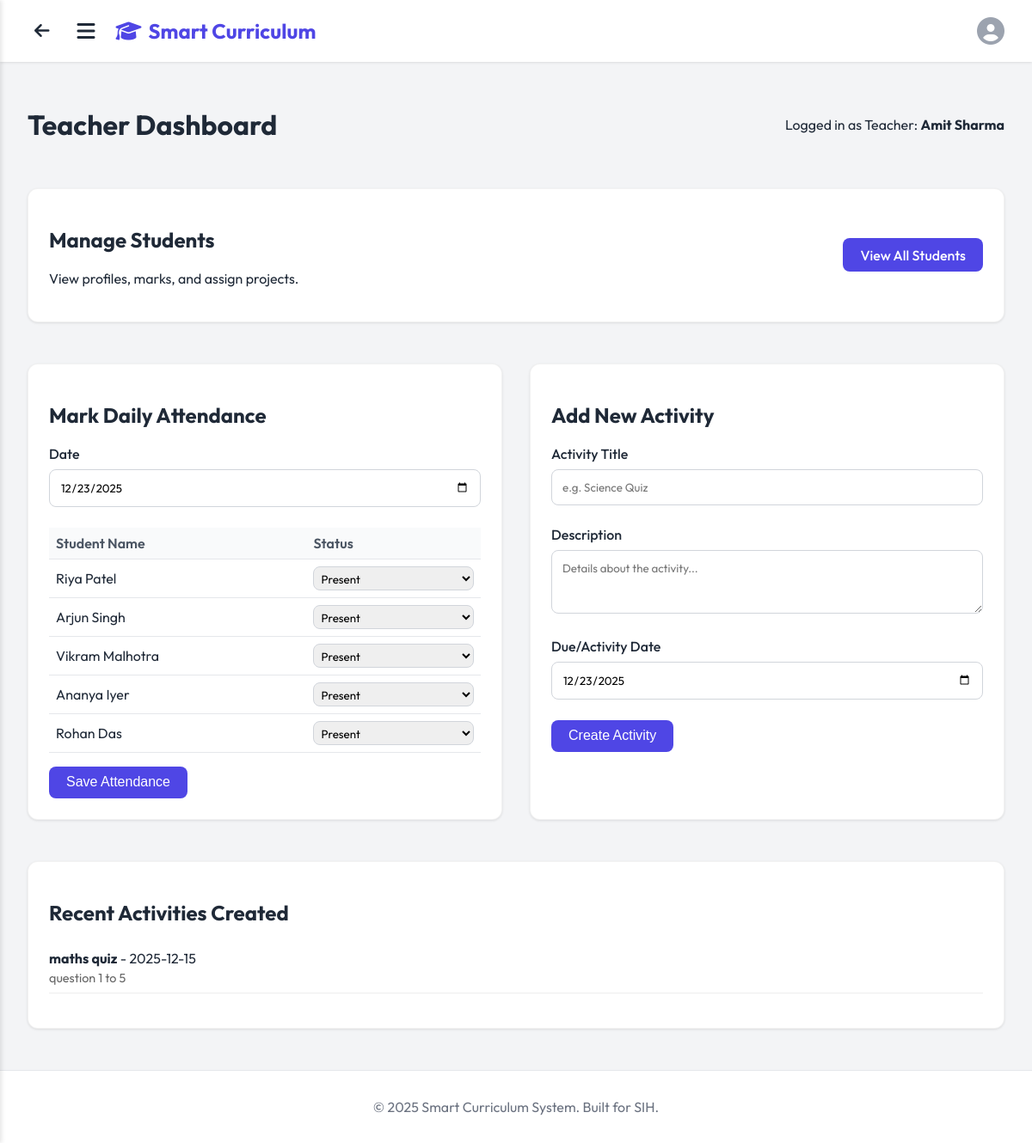
Screenshot of /teacher/dashboard (signed in) with the database file from the repository.
### models.py (models this page shows)
class User(db.Model):
    id = db.Column(db.Integer, primary_key=True)
    name = db.Column(db.String(100), nullable=False)
    email = db.Column(db.String(120), unique=True, nullable=False)
    password = db.Column(db.String(200), nullable=False)
    role = db.Column(db.String(20), nullable=False)  # 'teacher', 'student', 'parent'
    attendance_records = db.relationship('Attendance', backref='student', lazy=True)
    marks = db.relationship('Mark', backref='student', lazy=True)
    projects = db.relationship('Project', backref='student', lazy=True)
    children = db.relationship('User',
                               secondary=student_parent,
                               primaryjoin=(id == student_parent.c.parent_id),
                               secondaryjoin=(id == student_parent.c.student_id),
                               backref=db.backref('parents', lazy=True),
                               lazy=True)

class Activity(db.Model):
    id = db.Column(db.Integer, primary_key=True)
    title = db.Column(db.String(150), nullable=False)
    description = db.Column(db.Text, nullable=True)
    assigned_by = db.Column(db.Integer, db.ForeignKey('user.id'), nullable=False)
    date = db.Column(db.Date, nullable=False, default=datetime.utcnow)

### app.py (the view)
@app.route('/teacher/dashboard')
def teacher_dashboard():
    if 'user_id' not in session or session.get('role') != 'teacher':
        return redirect(url_for('login'))
    students = User.query.filter_by(role='student').all()
    activities = Activity.query.order_by(Activity.date.desc()).limit(5).all()
    date_string = datetime.utcnow().strftime('%Y-%m-%d')
    return render_template('teacher_dashboard.html', students=students, activities=activities, date_string=date_string)

### templates/teacher_dashboard.html (shortened to what this page needs)
{% extends "base.html" %}
{% block content %}
<div class="container">
    <div style="display: flex; justify-content: space-between; align-items: center; margin-bottom: 2rem;">
        <h1>Teacher Dashboard</h1>
        <div class="user-info">Logged in as Teacher: <strong>{{ session.get('name') }}</strong></div>
    </div>
    <div style="display: grid; grid-template-columns: 1fr 1fr; gap: 2rem;">
        <div class="card"
            style="grid-column: span 2; display: flex; justify-content: space-between; align-items: center;">
            <div>
                <h2>Manage Students</h2>
                <p>View profiles, marks, and assign projects.</p>
            </div>
            <a href="{{ url_for('student_list') }}" class="btn">View All Students</a>
        </div>
        <div class="card">
            <h2>Mark Daily Attendance</h2>
            <form action="{{ url_for('mark_attendance') }}" method="POST">
                <div class="input-group">
                    <label for="date">Date</label>
                    <input type="date" id="date" name="date" required value="{{ date_string }}">
                </div>
                <table style="width: 100%; border-collapse: collapse; margin-top: 1rem;">
                    <thead>
                        <tr style="text-align: left; background-color: #f9fafb;">
                            <th style="padding: 0.5rem;">Student Name</th>
                            <th style="padding: 0.5rem;">Status</th>
                        </tr>
                    </thead>
                    <tbody>
                        {% for student in students %}
                        <tr style="border-bottom: 1px solid #e5e7eb;">
                            <td style="padding: 0.5rem;">{{ student.name }}</td>
                            <td style="padding: 0.5rem;">
                                <select name="status_{{ student.id }}" style="padding: 0.25rem;">
                                    <option value="Present">Present</option>
                                </select>
                            </td>
                        </tr>
                        {% endfor %}
                    </tbody>
                </table>
                <button type="submit" class="btn" style="margin-top: 1rem;">Save Attendance</button>
            </form>
        </div>
        <div class="card">
            <h2>Add New Activity</h2>
            <form action="{{ url_for('add_activity') }}" method="POST">
                <div class="input-group">
                    <label for="title">Activity Title</label>
                    <input type="text" id="title" name="title" required placeholder="e.g. Science Quiz">
                </div>
                <div class="input-group">
                    <label for="description">Description</label>
                    <textarea id="description" name="description" rows="3"
                        placeholder="Details about the activity..."></textarea>
                </div>
                <div class="input-group">
                    <label for="activity_date">Due/Activity Date</label>
                    <input type="date" id="activity_date" name="date" required>
                </div>
                <button type="submit" class="btn">Create Activity</button>
            </form>
        </div>
    </div>
    <div class="card" style="margin-top: 2rem;">
        <h2>Recent Activities Created</h2>
        {% if activities %}
        <ul style="list-style: none; padding: 0;">
            {% for activity in activities %}
            <li style="padding: 0.5rem 0; border-bottom: 1px solid #eee;">
                <strong>{{ activity.title }}</strong> - {{ activity.date.strftime('%Y-%m-%d') }}
                <p style="margin: 0.25rem 0 0; color: #666; font-size: 0.9em;">{{ activity.description }}</p>
            </li>
            {% endfor %}
        </ul>
        {% else %}
        <p>No activities added yet.</p>
        {% endif %}
    </div>
</div>
{% endblock %}

### templates/base.html (shortened to what this page needs)
<!DOCTYPE html>
<html lang="en">
<head>
    <link rel="stylesheet" href="{{ url_for('static', filename='style.css') }}">
    <link rel="stylesheet" href="https://cdnjs.cloudflare.com/ajax/libs/font-awesome/6.4.0/css/all.min.css">
</head>
<body>
    <header>
        <div class="header-left">
            {% if request.path != '/' %}
            <div class="back-btn" onclick="goBack()">
                <i class="fas fa-arrow-left"></i>
            </div>
            {% endif %}
            {% if session.get('user_id') %}
            <div class="hamburger-menu" id="hamburger-menu">
                <i class="fas fa-bars"></i>
            </div>
            {% endif %}
            <a href="/" class="logo">
                <i class="fas fa-graduation-cap"></i> Smart Curriculum
            </a>
        </div>
        <div class="header-right">
            {% if session.get('user_id') %}
            <div class="profile-dropdown">
                <div class="profile-icon" id="profile-icon">
                    <i class="fas fa-user-circle"></i>
                </div>
            </div>
            {% else %}
            <a href="{{ url_for('login') }}" class="login-link"><i class="fas fa-user"></i> Login</a>
            {% endif %}
        </div>
    </header>
    <main>
        {% block content %}{% endblock %}
    </main>
    <footer>
        &copy; 2025 Smart Curriculum System. Built for SIH.
    </footer>
</body>
</html>

### static/style.css (style rules this page uses)
:root { --primary-color: #4f46e5; --primary-hover: #4338ca; --secondary-color: #ec4899; --bg-color: #f3f4f6; --text-color: #1f2937; --white: #ffffff; --glass-bg: rgba(255, 255, 255, 0.95); }
body { font-family: 'Outfit', 'Segoe UI', sans-serif; background-color: var(--bg-color); color: var(--text-color); margin: 0; display: flex; flex-direction: column; min-height: 100vh; }
header { background-color: var(--glass-bg); backdrop-filter: blur(10px); box-shadow: 0 1px 3px rgba(0, 0, 0, 0.1); padding: 1rem 2rem; display: flex; justify-content: space-between; align-items: center; position: sticky; top: 0; z-index: 100; }
.header-left, .header-right { display: flex; align-items: center; gap: 1.5rem; }
.back-btn { cursor: pointer; font-size: 1.25rem; color: var(--text-color); padding: 0.5rem; border-radius: 50%; transition: background 0.2s; display: flex; align-items: center; justify-content: center; }
.logo { font-size: 1.5rem; font-weight: 700; color: var(--primary-color); text-decoration: none; display: flex; align-items: center; gap: 0.5rem; }
.hamburger-menu { font-size: 1.5rem; cursor: pointer; color: var(--text-color); }
.profile-dropdown { position: relative; cursor: pointer; }
.profile-icon { font-size: 2rem; color: #9ca3af; transition: color 0.2s; }
main { flex: 1; padding: 2rem; max-width: 1200px; margin: 0 auto; width: 100%; box-sizing: border-box; }
.card, .detail-card { background: white; border-radius: 0.75rem; box-shadow: 0 1px 3px rgba(0, 0, 0, 0.1); padding: 1.5rem; margin-bottom: 1rem; border: 1px solid rgba(0, 0, 0, 0.05); }
.btn { background-color: var(--primary-color); color: white; padding: 0.6rem 1.25rem; border-radius: 0.5rem; text-decoration: none; border: none; cursor: pointer; font-weight: 500; display: inline-flex; align-items: center; justify-content: center; gap: 0.5rem; transition: all 0.2s; font-size: 1rem; }
input, select, textarea { width: 100%; padding: 0.75rem; border: 1px solid #d1d5db; border-radius: 0.5rem; box-sizing: border-box; font-family: inherit; transition: border-color 0.2s; }
footer { text-align: center; padding: 2rem; color: #6b7280; background: white; border-top: 1px solid #e5e7eb; margin-top: auto; }
table { width: 100%; border-collapse: collapse; }
th, td { padding: 1rem; text-align: left; border-bottom: 1px solid #e5e7eb; }
th { font-weight: 600; color: #4b5563; background: #f9fafb; }
.input-group { margin-bottom: 1.5rem; }
.input-group label { display: block; margin-bottom: 0.5rem; font-weight: 500; color: var(--text-color); }

### rows the page displays
User: name "Riya Patel", id "Present"
User: name "Arjun Singh", id "Present"
User: name "Vikram Malhotra", id "Present"
User: name "Ananya Iyer", id "Present"
User: name "Rohan Das", id "Present"
Activity: title "maths quiz", date "2025-12-15", description "question 1 to 5"

### other values shown
{{ session.get('name') }} "Amit Sharma"
